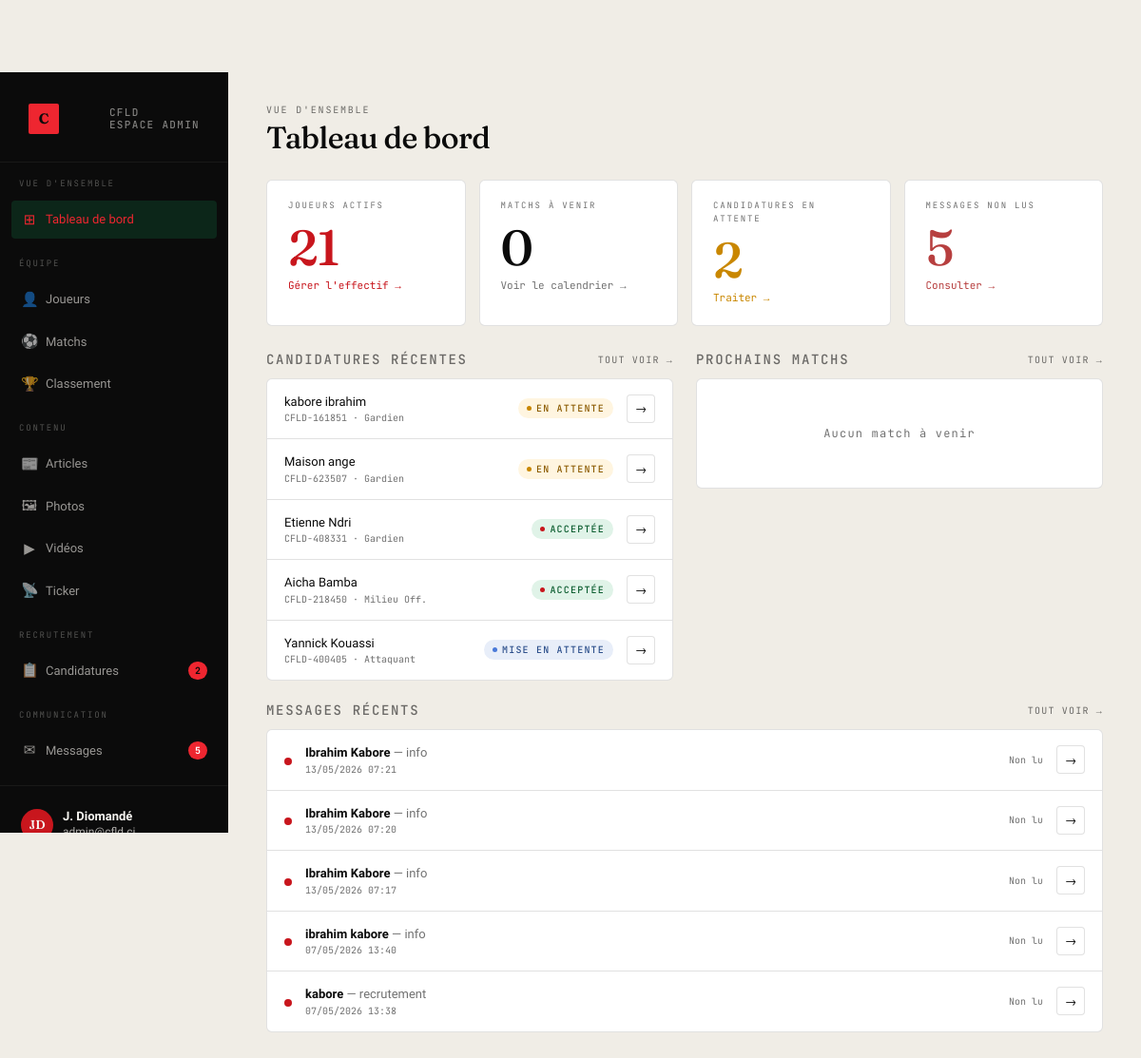
The app's page /admin-cfld/ (signed in), older data.
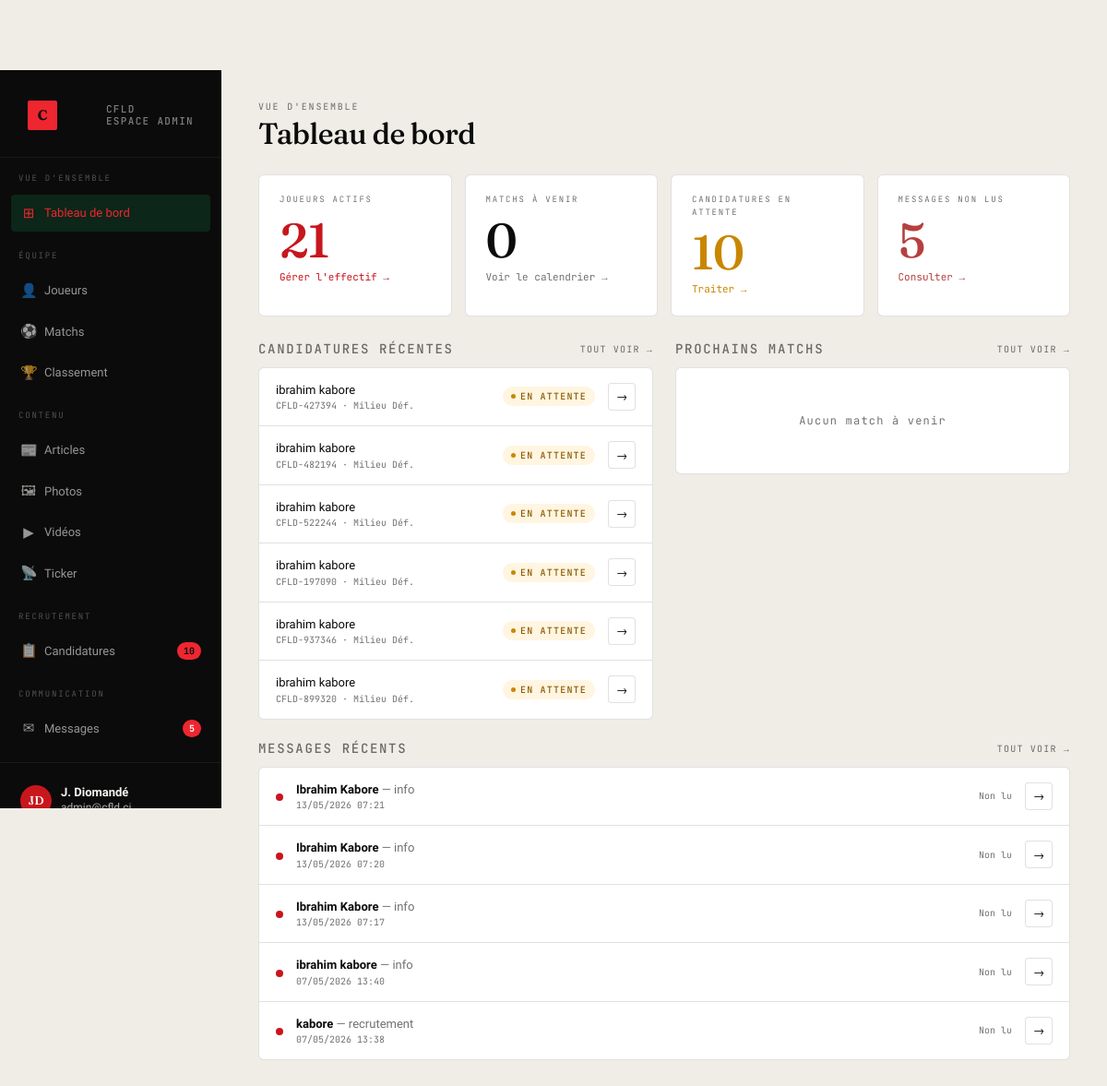
The same page, newer data.
### recrutement/models.py (models this page shows, shortened)
class Candidature(models.Model):
    STATUT_CHOICES = [
        ('pending', 'En attente'),
        ('waiting', 'Mise en attente'),
        ('accepted', 'Acceptée'),
        ('refused', 'Refusée'),
    ]
    POSTE_CHOICES = [
        ('GK', 'Gardien'),
        ('DC', 'Déf. Central'),
        ('LAT', 'Latéral'),
        ('MD', 'Milieu Déf.'),
        ('MO', 'Milieu Off.'),
        ('AIL', 'Ailier'),
        ('ATT', 'Attaquant'),
        ('OTH', 'Autre'),
    ]
    PIED_CHOICES = [
        ('Droit', 'Droit'),
        ('Gauche', 'Gauche'),
        ('Ambidextre', 'Ambidextre'),
    ]
    NATIONALITE_CHOICES = [
        ("Côte d'Ivoire", "Côte d'Ivoire"),
        ('Burkina Faso', 'Burkina Faso'),
        ('Mali', 'Mali'),
        ('Sénégal', 'Sénégal'),
        ('Ghana', 'Ghana'),
        ('Autre', 'Autre'),
    ]
    reference = models.CharField(max_length=20, unique=True, default=generer_reference, editable=False)
    nom = models.CharField(max_length=100)
    prenom = models.CharField(max_length=100)
    date_naissance = models.DateField()
    nationalite = models.CharField(max_length=50, choices=NATIONALITE_CHOICES)
    poste = models.CharField(max_length=3, choices=POSTE_CHOICES)
    numero_prefere = models.PositiveSmallIntegerField(null=True, blank=True)
    pied_fort = models.CharField(max_length=12, choices=PIED_CHOICES)
    ancien_club = models.CharField(max_length=100, blank=True)
    telephone_whatsapp = models.CharField(max_length=30)
    email = models.EmailField()
    adresse = models.CharField(max_length=200, blank=True)
    photo = models.ImageField(upload_to='candidatures/', blank=True, null=True)
    statut = models.CharField(max_length=10, choices=STATUT_CHOICES, default='pending')
    date_soumission = models.DateTimeField(default=timezone.now)
    note_interne = models.TextField(blank=True)
    notifie = models.BooleanField(default=False)
    class Meta:
        ordering = ['-date_soumission']
        verbose_name = 'Candidature'
        verbose_name_plural = 'Candidatures'

### contact/models.py (models this page shows, shortened)
class Message(models.Model):
    SUJET_CHOICES = [
        ('info', 'Informations générales'),
        ('recrutement', 'Recrutement'),
        ('partenariat', 'Partenariat'),
        ('presse', 'Presse & médias'),
        ('autre', 'Autre'),
    ]
    nom = models.CharField(max_length=100)
    email = models.EmailField()
    sujet = models.CharField(max_length=15, choices=SUJET_CHOICES, default='info')
    message = models.TextField()
    date_envoi = models.DateTimeField(default=timezone.now)
    lu = models.BooleanField(default=False)
    class Meta:
        ordering = ['-date_envoi']
        verbose_name = 'Message'
        verbose_name_plural = 'Messages'

### recrutement/admin_views.py (the view)
# urls.py: path('', v.admin_dashboard, name='admin_dashboard'),
@staff_required
def admin_dashboard(request):
    ctx = _base_ctx(request, 'dashboard')
    ctx.update({
        'joueurs_count':    Joueur.objects.filter(actif=True).count(),
        'matchs_count':     Match.objects.filter(type_match='a_venir', date__gte=timezone.now()).count(),
        'articles_count':   Article.objects.filter(publie=True).count(),
        'total_cand':       Candidature.objects.count(),
        'total_msg':        Message.objects.count(),
        'recent_cands':     Candidature.objects.order_by('-date_soumission')[:6],
        'prochains_matchs': Match.objects.filter(type_match='a_venir', date__gte=timezone.now()).order_by('date')[:4],
        'recent_msgs':      Message.objects.order_by('-date_envoi')[:5],
    })
    return render(request, 'admin_cfld/dashboard.html', ctx)

### recrutement/admin_views.py (called while the page is built)
def staff_required(view_func):
    @wraps(view_func)
    def wrapper(request, *args, **kwargs):
        if not request.user.is_authenticated or not request.user.is_staff:
            return redirect('login')
        return view_func(request, *args, **kwargs)
    return wrapper

def _base_ctx(request, section=''):
    return {
        'pending_count': Candidature.objects.filter(statut='pending').count(),
        'unread_count':  Message.objects.filter(lu=False).count(),
        'section':       section,
    }

### templates/admin_cfld/dashboard.html (shortened to what the changed rows need)
{% extends "admin_cfld/base.html" %}
{% block content %}
<div class="page-header">
  <div>
    <h1>Tableau de bord</h1>
  </div>
</div>
<div class="kpi-row">
  <div class="kpi{% if pending_count %} orange{% endif %}">
    <div class="k-label">Candidatures en attente</div>
    <div class="k-val">{{ pending_count }}</div>
    <div class="k-sub"><a href="{% url 'admin_candidatures' %}?statut=pending" style="color:{% if pending_count %}#c98700{% else %}var(--muted){% endif %}">Traiter →</a></div>
  </div>
</div>
<div style="display:grid;grid-template-columns:1fr 1fr;gap:24px;">
  <div>
    <div class="t-wrap">
      {% if recent_cands %}
        {% for c in recent_cands %}
        <div class="t-row" style="grid-template-columns:1fr auto auto;">
          <div>
            <div style="font-weight:500;font-size:13px;">{{ c.prenom }} {{ c.nom }}</div>
            <div style="font-family:var(--font-mono);font-size:10px;color:var(--muted);">{{ c.reference }} · {{ c.get_poste_display }}</div>
          </div>
          <span class="badge-status bs-{{ c.statut }}">{{ c.get_statut_display }}</span>
          <a href="{% url 'admin_candidatures' %}?q={{ c.reference }}" class="t-btn">→</a>
        </div>
        {% endfor %}
      {% else %}
        <div class="empty-state">Aucune candidature</div>
      {% endif %}
    </div>
  </div>
  <div style="grid-column:span 2;">
    <div class="t-wrap">
      {% if recent_msgs %}
        {% for msg in recent_msgs %}
        <div class="t-row" style="grid-template-columns:auto 1fr auto auto;">
          <div style="width:8px;height:8px;border-radius:50%;background:{% if not msg.lu %}var(--green){% else %}transparent{% endif %};flex-shrink:0;margin-top:3px;"></div>
          <div>
            <div style="font-weight:{% if not msg.lu %}600{% else %}400{% endif %};font-size:13px;">{{ msg.nom }} <span style="color:var(--muted);font-weight:400;">— {{ msg.sujet }}</span></div>
            <div style="font-family:var(--font-mono);font-size:10px;color:var(--muted);">{{ msg.date_envoi|date:"d/m/Y H:i" }}</div>
          </div>
          <span style="font-family:var(--font-mono);font-size:10px;color:var(--muted);">{% if msg.lu %}Lu{% else %}Non lu{% endif %}</span>
          <a href="{% url 'admin_message_detail' msg.pk %}" class="t-btn">→</a>
        </div>
        {% endfor %}
      {% else %}
        <div class="empty-state">Aucun message</div>
      {% endif %}
    </div>
  </div>
</div>
{% endblock %}

### templates/admin_cfld/base.html (shortened to what this page needs)
{% load static %}
<!doctype html>
<html lang="fr">
<head>
<link rel="stylesheet" href="{% static 'style.css' %}">
</head>
<body>
<div class="admin-shell">
  <aside class="sidebar">
    <div class="sidebar-top">
      <a href="{% url 'admin_dashboard' %}" class="sidebar-brand">
        <span class="bm">C</span>
        <span class="bt">CFLD<br>Espace admin</span>
      </a>
    </div>
    <nav class="sidebar-nav">
      <div class="nav-section">Vue d'ensemble</div>
      <a href="{% url 'admin_dashboard' %}" {% if section == 'dashboard' %}class="active"{% endif %}>
        <span class="icon">⊞</span><span class="lbl">Tableau de bord</span>
      </a>
      <div class="nav-section">Équipe</div>
      <a href="{% url 'admin_joueurs' %}" {% if section == 'joueurs' %}class="active"{% endif %}>
        <span class="icon">👤</span><span class="lbl">Joueurs</span>
      </a>
      <a href="{% url 'admin_matchs' %}" {% if section == 'matchs' %}class="active"{% endif %}>
        <span class="icon">⚽</span><span class="lbl">Matchs</span>
      </a>
      <a href="{% url 'admin_classement' %}" {% if section == 'classement' %}class="active"{% endif %}>
        <span class="icon">🏆</span><span class="lbl">Classement</span>
      </a>
      <div class="nav-section">Contenu</div>
      <a href="{% url 'admin_articles' %}" {% if section == 'articles' %}class="active"{% endif %}>
        <span class="icon">📰</span><span class="lbl">Articles</span>
      </a>
      <a href="{% url 'admin_photos' %}" {% if section == 'photos' %}class="active"{% endif %}>
        <span class="icon">🖼</span><span class="lbl">Photos</span>
      </a>
      <a href="{% url 'admin_videos' %}" {% if section == 'videos' %}class="active"{% endif %}>
        <span class="icon">▶</span><span class="lbl">Vidéos</span>
      </a>
      <a href="{% url 'admin_ticker' %}" {% if section == 'ticker' %}class="active"{% endif %}>
        <span class="icon">📡</span><span class="lbl">Ticker</span>
      </a>
      <div class="nav-section">Recrutement</div>
      <a href="{% url 'admin_candidatures' %}" {% if section == 'candidatures' %}class="active"{% endif %}>
        <span class="icon">📋</span><span class="lbl">Candidatures</span>
        {% if pending_count %}<span class="badge">{{ pending_count }}</span>{% endif %}
      </a>
      <div class="nav-section">Communication</div>
      <a href="{% url 'admin_messages' %}" {% if section == 'messages' %}class="active"{% endif %}>
        <span class="icon">✉</span><span class="lbl">Messages</span>
        {% if unread_count %}<span class="badge red">{{ unread_count }}</span>{% endif %}
      </a>
    </nav>
    <div class="sidebar-footer">
      <div class="sidebar-user">
        <div class="av">{{ request.user.first_name|slice:":1"|upper }}{{ request.user.last_name|slice:":1"|upper }}</div>
        <div class="info">
          <strong>{{ request.user.get_full_name|default:request.user.username }}</strong>
          {{ request.user.email }}
        </div>
      </div>
    </div>
  </aside>
  <main class="admin-main">
    {% block content %}{% endblock %}
  </main>
</div>
</body>
</html>

Row changes from the older to the newer data that the page shows:
no longer on this page (row unchanged): Candidature: prenom "kabore", nom "ibrahim", reference "CFLD-161851", poste "Gardien", statut "EN ATTENTE"
no longer on this page (row unchanged): Candidature: prenom "Maison", nom "ange", reference "CFLD-623507", poste "Gardien", statut "EN ATTENTE"
no longer on this page (row unchanged): Candidature: prenom "Etienne", nom "Ndri", reference "CFLD-408331", poste "Gardien", statut "ACCEPTÉE"
no longer on this page (row unchanged): Candidature: prenom "Aicha", nom "Bamba", reference "CFLD-218450", poste "Milieu Off.", statut "ACCEPTÉE"
no longer on this page (row unchanged): Candidature: prenom "Yannick", nom "Kouassi", reference "CFLD-400405", poste "Attaquant", statut "MISE EN ATTENTE"
added Candidature: prenom "ibrahim", nom "kabore", reference "CFLD-427394", poste "Milieu Déf.", statut "EN ATTENTE"
added Candidature: prenom "ibrahim", nom "kabore", reference "CFLD-482194", poste "Milieu Déf.", statut "EN ATTENTE"
added Candidature: prenom "ibrahim", nom "kabore", reference "CFLD-522244", poste "Milieu Déf.", statut "EN ATTENTE"
added Candidature: prenom "ibrahim", nom "kabore", reference "CFLD-197090", poste "Milieu Déf.", statut "EN ATTENTE"
added Candidature: prenom "ibrahim", nom "kabore", reference "CFLD-937346", poste "Milieu Déf.", statut "EN ATTENTE"
added Candidature: prenom "ibrahim", nom "kabore", reference "CFLD-899320", poste "Milieu Déf.", statut "EN ATTENTE"
Text that changed along with them:
{{ pending_count }}: "2" → "10"
